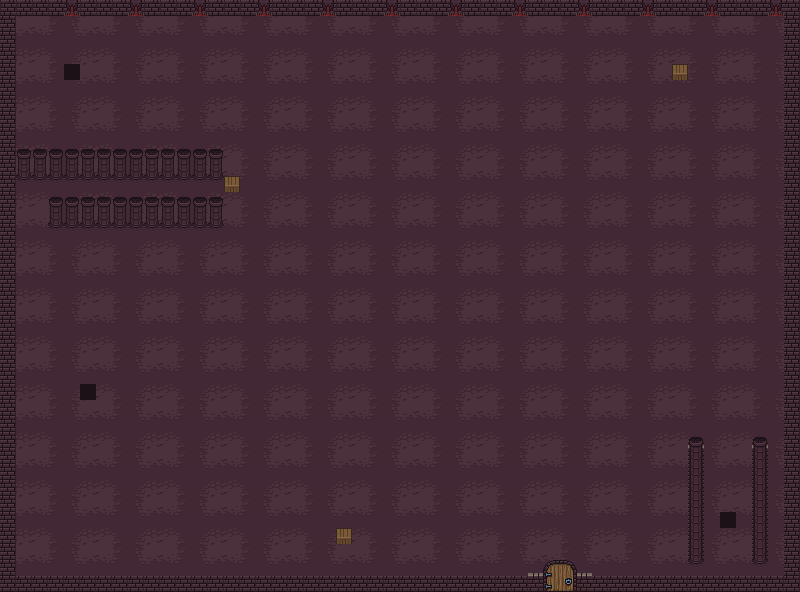

This game map was drawn from its Tiled (.tmx) file and the tilesets committed beside it. A one-line description and the trimmed map source follow:
An orthogonal 50x37 tile map with 16x16 px tiles, 3 tile layers (Background, Walls, Decoration), 4 tilesets and 10 objects (8x collision, exit_house, spawn_enter_house).

<map version="1.4" tiledversion="1.4.3" orientation="orthogonal" renderorder="right-down" width="50" height="37" tilewidth="16" tileheight="16" infinite="0" nextlayerid="11" nextobjectid="27">
 <tileset firstgid="1" source="house.tsx" />
 <tileset firstgid="776" source="nature.tsx" />
 <tileset firstgid="1496" source="Dungeons.tsx" />
 <tileset firstgid="1752" source="WallsDugeon.tsx" />
 <layer id="7" name="Background" width="50" height="37">
  <data>[1850 cells, 1850 non-empty, 12 distinct tile ids]</data>
 </layer>
 <layer id="8" name="Walls" width="50" height="37">
  <data>[1850 cells, 170 non-empty, 3 distinct tile ids]</data>
 </layer>
 <layer id="9" name="Decoration" width="50" height="37">
  <data>[1850 cells, 104 non-empty, 16 distinct tile ids]</data>
 </layer>
 <objectgroup id="10" name="Objects">
  <object id="15" type="collision" x="-2.5" y="-2.25" width="803.5" height="19.5" />
  <object id="16" type="collision" x="781.25" y="-2" width="20.25" height="594.75" />
  <object id="17" type="collision" x="-2" y="574.25" width="803.5" height="18" />
  <object id="18" type="collision" x="0" y="-0.75" width="16.5" height="593.75" />
  <object id="20" type="collision" x="-1" y="167.5" width="224.75" height="12.75" />
  <object id="21" type="collision" x="47.5" y="215.5" width="177" height="13.25" />
  <object id="23" type="collision" x="687" y="432.5" width="18" height="144.25" />
  <object id="24" type="collision" x="751.25" y="431.5" width="17.25" height="145.25" />
  <object id="25" name="exit_house" x="541.75" y="550.75" width="37.75" height="24.5" />
  <object id="26" name="spawn_enter_house" x="560.25" y="546">
   <point />
  </object>
 </objectgroup>
</map>
